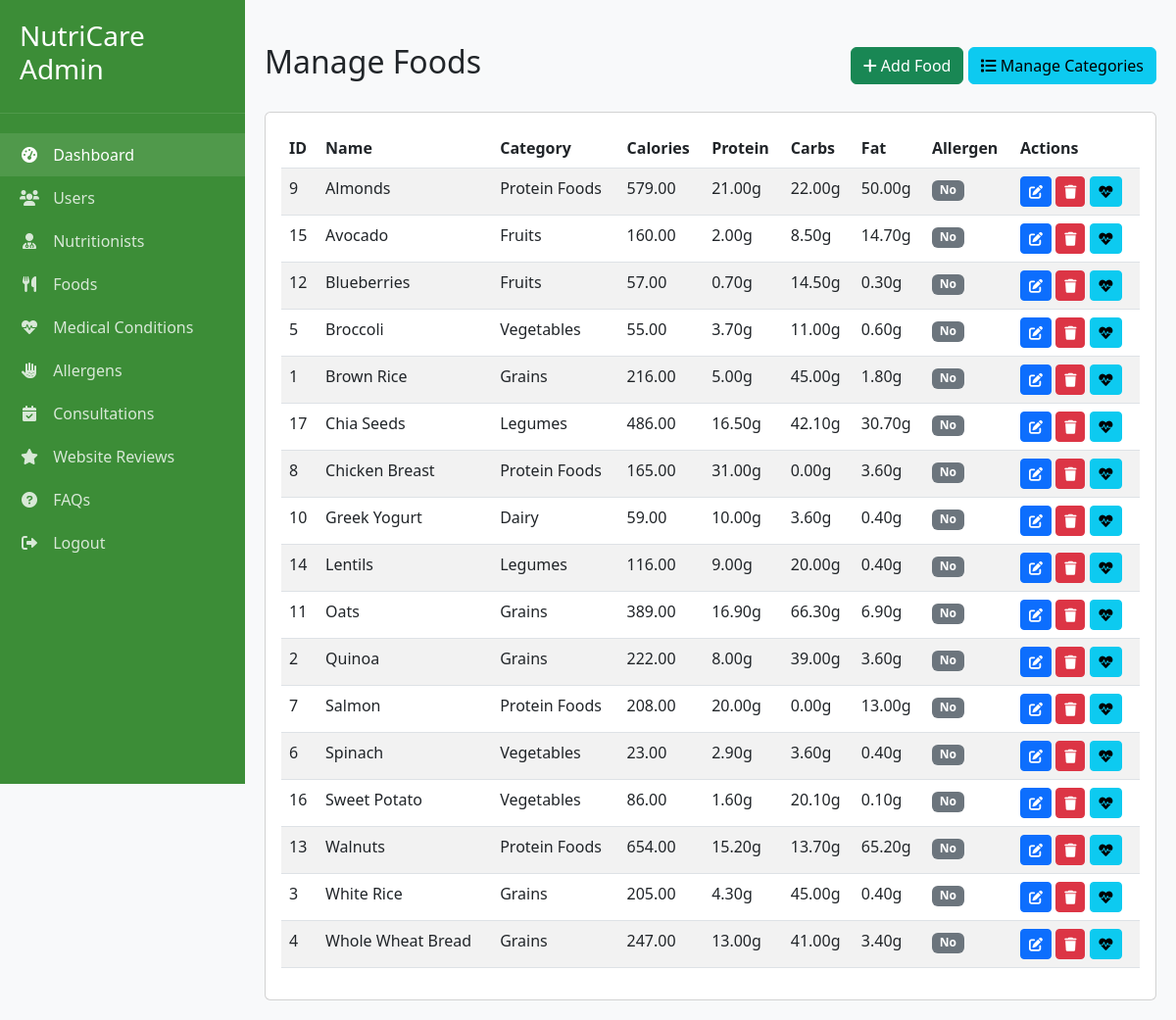
Page /admin_foods.php (signed in) on the earlier database version.
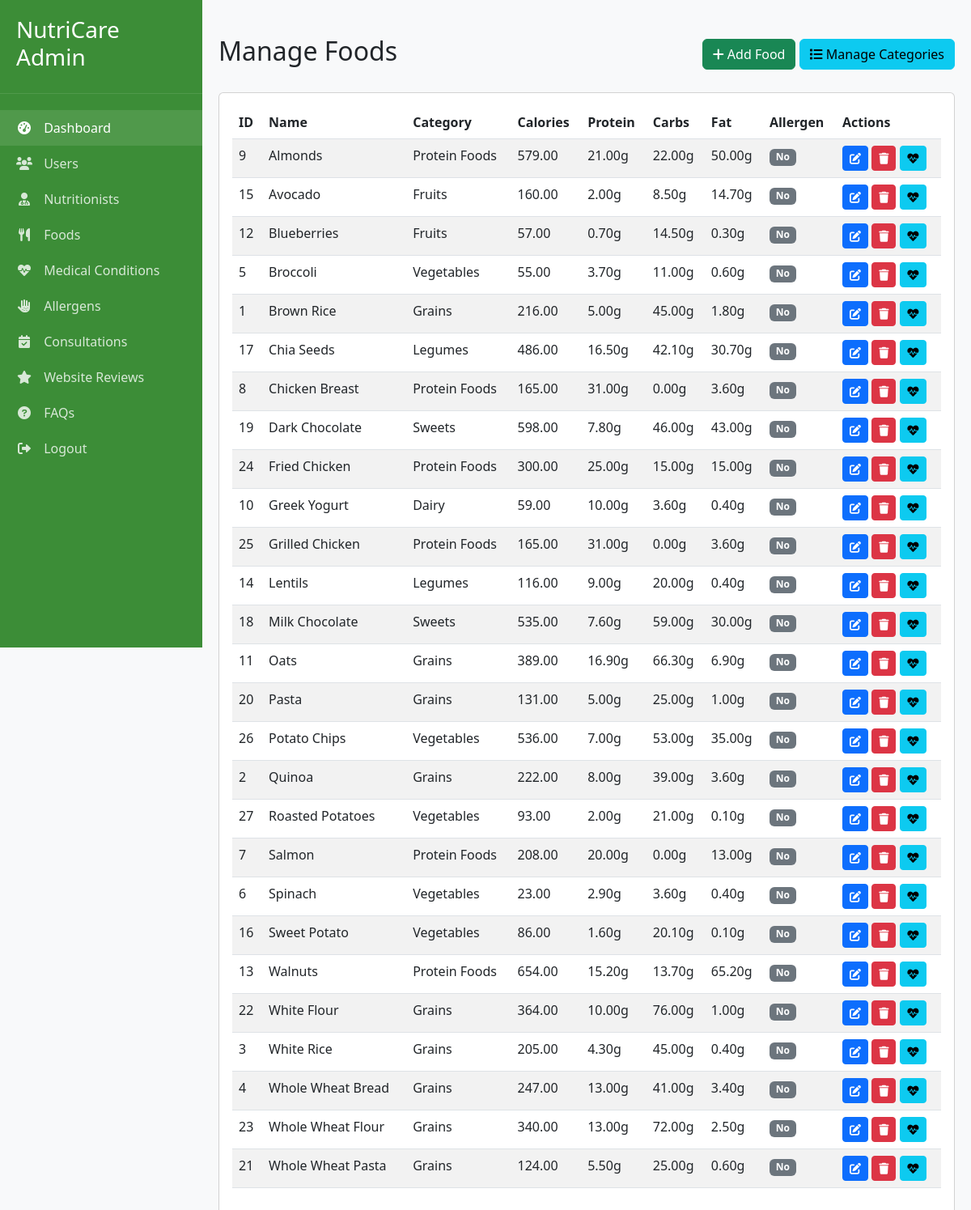
Same page on the later database version.
### tables this page shows
CREATE TABLE foods (
    food_id INT AUTO_INCREMENT PRIMARY KEY,
    name VARCHAR(100) NOT NULL,
    description TEXT,
    category_id INT,
    calories DECIMAL(6,2),
    protein DECIMAL(6,2),
    carbs DECIMAL(6,2),
    fat DECIMAL(6,2),
    fiber DECIMAL(6,2),
    sodium DECIMAL(6,2),
    sugar DECIMAL(6,2),
    glycemic_index INT,
    image_url VARCHAR(255),
    is_common_allergen BOOLEAN DEFAULT FALSE,
    created_at TIMESTAMP DEFAULT CURRENT_TIMESTAMP,
    updated_at TIMESTAMP DEFAULT CURRENT_TIMESTAMP ON UPDATE CURRENT_TIMESTAMP,
    FOREIGN KEY (category_id) REFERENCES food_categories(category_id)
);

CREATE TABLE food_categories (
    category_id INT AUTO_INCREMENT PRIMARY KEY,
    name VARCHAR(100) NOT NULL,
    description TEXT,
    image_url VARCHAR(255),
    created_at TIMESTAMP DEFAULT CURRENT_TIMESTAMP
);

### admin_foods.php (the view, shortened to what this page needs)
<?php
require_once 'config.php';
$foods = $conn->query("
    SELECT f.*, fc.name as category_name
    FROM foods f
    LEFT JOIN food_categories fc ON f.category_id = fc.category_id
    ORDER BY f.name
")->fetchAll();
?>
<!DOCTYPE html>
<html lang="en">
<head>
    <link href="https://cdn.jsdelivr.net/npm/bootstrap@5.3.0/dist/css/bootstrap.min.css" rel="stylesheet">
    <link rel="stylesheet" href="https://cdnjs.cloudflare.com/ajax/libs/font-awesome/6.0.0/css/all.min.css">
</head>
<body>
    <div class="sidebar">
        <div class="sidebar-header">
            <h3>NutriCare Admin</h3>
        </div>
        <div class="sidebar-menu">
            <a href="admin_dashboard.php" class="active"><i class="fas fa-tachometer-alt"></i> Dashboard</a>
            <a href="admin_users.php"><i class="fas fa-users"></i> Users</a>
            <a href="admin_nutritionists.php"><i class="fas fa-user-md"></i> Nutritionists</a>
            <a href="admin_foods.php"><i class="fas fa-utensils"></i> Foods</a>
            <a href="admin_conditions.php"><i class="fas fa-heartbeat"></i> Medical Conditions</a>
            <a href="admin_allergens.php"><i class="fas fa-allergies"></i> Allergens</a>
            <a href="admin_consultations.php"><i class="fas fa-calendar-check"></i> Consultations</a>
            <a href="admin_reviews.php"><i class="fas fa-star"></i> Website Reviews</a>
            <a href="admin_faqs.php"><i class="fas fa-question-circle"></i> FAQs</a>
            <a href="admin_logout.php"><i class="fas fa-sign-out-alt"></i> Logout</a>
        </div>
    </div>
    <nav class="navbar-admin">
        <div class="d-flex justify-content-between w-100">
            <div>
                <span class="text-muted">Welcome, Admin</span>
            </div>
        </div>
    </nav>
    <div class="main-content">
        <div class="d-flex justify-content-between align-items-center mb-4">
            <h2>Manage Foods</h2>
            <div>
                <a href="admin_food_add.php" class="btn btn-success">
                    <i class="fas fa-plus"></i> Add Food
                </a>
                <a href="admin_food_categories.php" class="btn btn-info">
                    <i class="fas fa-list"></i> Manage Categories
                </a>
            </div>
        </div>
        <div class="card">
            <div class="card-body">
                <div class="table-responsive">
                    <table class="table table-striped table-hover">
                        <thead>
                            <tr>
                                <th>ID</th>
                                <th>Name</th>
                                <th>Category</th>
                                <th>Calories</th>
                                <th>Protein</th>
                                <th>Carbs</th>
                                <th>Fat</th>
                                <th>Allergen</th>
                                <th>Actions</th>
                            </tr>
                        </thead>
                        <tbody>
                            <?php foreach ($foods as $food): ?>
                                <tr>
                                    <td><?php echo $food['food_id']; ?></td>
                                    <td><?php echo htmlspecialchars($food['name']); ?></td>
                                    <td><?php echo $food['category_name'] ?: '-'; ?></td>
                                    <td><?php echo $food['calories']; ?></td>
                                    <td><?php echo $food['protein']; ?>g</td>
                                    <td><?php echo $food['carbs']; ?>g</td>
                                    <td><?php echo $food['fat']; ?>g</td>
                                    <td>
                                        <?php if ($food['is_common_allergen']): ?>
                                            <span class="badge bg-danger">Yes</span>
                                        <?php else: ?>
                                            <span class="badge bg-secondary">No</span>
                                        <?php endif; ?>
                                    </td>
                                    <td>
                                        <a href="admin_food_edit.php?id=<?php echo $food['food_id']; ?>" class="btn btn-sm btn-primary">
                                            <i class="fas fa-edit"></i>
                                        </a>
                                        <a href="admin_foods.php?delete=<?php echo $food['food_id']; ?>" class="btn btn-sm btn-danger" onclick="return confirm('Are you sure you want to delete this food item?')">
                                            <i class="fas fa-trash"></i>
                                        </a>
                                        <a href="admin_food_recommendations.php?id=<?php echo $food['food_id']; ?>" class="btn btn-sm btn-info">
                                            <i class="fas fa-heartbeat"></i>
                                        </a>
                                    </td>
                                </tr>
                            <?php endforeach; ?>
                        </tbody>
                    </table>
                </div>
            </div>
        </div>
    </div>
</body>
</html>

### admin_foods.php (style rules this page uses)
:root { --green-light: #E3F4E1; --green: #5FB65A; --green-dark: #3C8D37; --sidebar-width: 250px; }
body { background-color: #f8f9fa; }
.sidebar { width: var(--sidebar-width); height: 100vh; position: fixed; left: 0; top: 0; background-color: var(--green-dark); color: white; padding: 20px 0; transition: all 0.3s; }
.sidebar-header { padding: 0 20px 20px; border-bottom: 1px solid rgba(255,255,255,0.1); }
.sidebar-menu { padding: 20px 0; }
.sidebar-menu a { display: block; padding: 10px 20px; color: rgba(255,255,255,0.8); text-decoration: none; transition: all 0.3s; }
.sidebar-menu a:hover, .sidebar-menu a.active { color: white; background-color: rgba(255,255,255,0.1); }
.sidebar-menu a i { margin-right: 10px; width: 20px; text-align: center; }
.main-content { margin-left: var(--sidebar-width); padding: 20px; transition: all 0.3s; }

Differences in the rows shown:
added foods: food_id "19", name "Dark Chocolate", category.name "Sweets", calories "598.00", protein "7.80", carbs "46.00", fat "43.00", is_common_allergen "No"
added foods: food_id "24", name "Fried Chicken", category.name "Protein Foods", calories "300.00", protein "25.00", carbs "15.00", fat "15.00", is_common_allergen "No"
added foods: food_id "25", name "Grilled Chicken", category.name "Protein Foods", calories "165.00", protein "31.00", carbs "0.00", fat "3.60", is_common_allergen "No"
added foods: food_id "18", name "Milk Chocolate", category.name "Sweets", calories "535.00", protein "7.60", carbs "59.00", fat "30.00", is_common_allergen "No"
added foods: food_id "20", name "Pasta", category.name "Grains", calories "131.00", protein "5.00", carbs "25.00", fat "1.00", is_common_allergen "No"
added foods: food_id "26", name "Potato Chips", category.name "Vegetables", calories "536.00", protein "7.00", carbs "53.00", fat "35.00", is_common_allergen "No"
added foods: food_id "27", name "Roasted Potatoes", category.name "Vegetables", calories "93.00", protein "2.00", carbs "21.00", fat "0.10", is_common_allergen "No"
added foods: food_id "22", name "White Flour", category.name "Grains", calories "364.00", protein "10.00", carbs "76.00", fat "1.00", is_common_allergen "No"
added foods: food_id "23", name "Whole Wheat Flour", category.name "Grains", calories "340.00", protein "13.00", carbs "72.00", fat "2.50", is_common_allergen "No"
added foods: food_id "21", name "Whole Wheat Pasta", category.name "Grains", calories "124.00", protein "5.50", carbs "25.00", fat "0.60", is_common_allergen "No"
